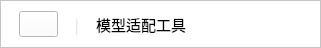
       <widget class="QFrame" name="title">
        <property name="enabled">
         <bool>true</bool>
        </property>
        <property name="minimumSize">
         <size>
          <width>0</width>
          <height>48</height>
         </size>
        </property>
        <property name="maximumSize">
         <size>
          <width>16777215</width>
          <height>48</height>
         </size>
        </property>
        <property name="font">
         <font>
          <family>HarmonyOS Sans SC Medium</family>
          <weight>50</weight>
          <bold>false</bold>
         </font>
        </property>
        <property name="mouseTracking">
         <bool>true</bool>
        </property>
        <property name="styleSheet">
         <string notr="true">background-color: rgb(255, 255, 255);
</string>
        </property>
        <property name="frameShape">
         <enum>QFrame::StyledPanel</enum>
        </property>
        <property name="frameShadow">
         <enum>QFrame::Raised</enum>
        </property>
        <layout class="QHBoxLayout" name="horizontalLayout_7">
         <property name="leftMargin">
          <number>18</number>
         </property>
         <property name="topMargin">
          <number>0</number>
         </property>
         <property name="rightMargin">
          <number>0</number>
         </property>
         <property name="bottomMargin">
          <number>0</number>
         </property>
         <item>
          <widget class="QPushButton" name="title_button_2">
           <property name="enabled">
            <bool>true</bool>
           </property>
           <property name="sizePolicy">
            <sizepolicy hsizetype="Fixed" vsizetype="Fixed">
             <horstretch>0</horstretch>
             <verstretch>0</verstretch>
            </sizepolicy>
           </property>
           <property name="minimumSize">
            <size>
             <width>0</width>
             <height>0</height>
            </size>
           </property>
           <property name="sizeIncrement">
            <size>
             <width>0</width>
             <height>0</height>
            </size>
           </property>
           <property name="font">
            <font>
             <family>HarmonyOS Sans SC Medium</family>
             <pointsize>10</pointsize>
             <weight>50</weight>
             <bold>false</bold>
            </font>
           </property>
           <property name="mouseTracking">
            <bool>true</bool>
           </property>
           <property name="styleSheet">
            <string notr="true"/>
           </property>
           <property name="text">
            <string/>
           </property>
           <property name="icon">
            <iconset resource="image.qrc">
             <normaloff>:/icon/image/flow/编组.svg</normaloff>:/icon/image/flow/编组.svg</iconset>
           </property>
           <property name="iconSize">
            <size>
             <width>100</width>
             <height>24</height>
            </size>
           </property>
          </widget>
         </item>
         <item>
          <widget class="QLabel" name="title_label_2">
           <property name="enabled">
            <bool>false</bool>
           </property>
           <property name="sizePolicy">
            <sizepolicy hsizetype="Fixed" vsizetype="Preferred">
             <horstretch>0</horstretch>
             <verstretch>0</verstretch>
            </sizepolicy>
           </property>
           <property name="minimumSize">
            <size>
             <width>0</width>
             <height>0</height>
            </size>
           </property>
           <property name="maximumSize">
            <size>
             <width>16777215</width>
             <height>16777215</height>
            </size>
           </property>
           <property name="font">
            <font>
             <family>HarmonyOS Sans SC Light</family>
             <pointsize>12</pointsize>
             <weight>50</weight>
             <bold>false</bold>
            </font>
           </property>
           <property name="mouseTracking">
            <bool>true</bool>
           </property>
           <property name="styleSheet">
            <string notr="true">color: #DFE5EF;
background:rgba(0,0,0,0);</string>
           </property>
           <property name="text">
            <string>  |  </string>
           </property>
           <property name="alignment">
            <set>Qt::AlignLeading|Qt::AlignLeft|Qt::AlignVCenter</set>
           </property>
          </widget>
         </item>
         <item>
          <widget class="QLabel" name="title_label">
           <property name="enabled">
            <bool>false</bool>
           </property>
           <property name="sizePolicy">
            <sizepolicy hsizetype="Fixed" vsizetype="Preferred">
             <horstretch>0</horstretch>
             <verstretch>0</verstretch>
            </sizepolicy>
           </property>
           <property name="minimumSize">
            <size>
             <width>0</width>
             <height>0</height>
            </size>
           </property>
           <property name="maximumSize">
            <size>
             <width>16777215</width>
             <height>16777215</height>
            </size>
           </property>
           <property name="font">
            <font>
             <family>HarmonyOS Sans SC Medium</family>
             <pointsize>11</pointsize>
             <weight>50</weight>
             <bold>false</bold>
            </font>
           </property>
           <property name="mouseTracking">
            <bool>true</bool>
           </property>
           <property name="styleSheet">
            <string notr="true">color: #000000;
background:rgba(0,0,0,0);</string>
           </property>
           <property name="text">
            <string>模型适配工具</string>
           </property>
           <property name="alignment">
            <set>Qt::AlignLeading|Qt::AlignLeft|Qt::AlignVCenter</set>
           </property>
          </widget>
         </item>
         <item>
          <widget class="QPushButton" name="help">
           <property name="sizePolicy">
            <sizepolicy hsizetype="Maximum" vsizetype="Maximum">
             <horstretch>0</horstretch>
             <verstretch>0</verstretch>
            </sizepolicy>
           </property>
           <property name="minimumSize">
            <size>
             <width>0</width>
             <height>0</height>
            </size>
           </property>
           <property name="maximumSize">
            <size>
             <width>16777215</width>
             <height>16777215</height>
            </size>
           </property>
           <property name="font">
            <font>
             <pointsize>10</pointsize>
             <weight>75</weight>
             <bold>true</bold>
            </font>
           </property>
           <property name="cursor">
            <cursorShape>PointingHandCursor</cursorShape>
           </property>
           <property name="mouseTracking">
            <bool>true</bool>
           </property>
           <property name="styleSheet">
            <string notr="true">QPushButton{
border-style:none;
}</string>
           </property>
           <property name="text">
            <string/>
           </property>
           <property name="icon">
            <iconset resource="image.qrc">
             <normaloff>:/icon/help.svg</normaloff>:/icon/help.svg</iconset>
           </property>
           <property name="iconSize">
            <size>
             <width>16</width>
             <height>16</height>
            </size>
           </property>
          </widget>
         </item>
         <item>
          <widget class="QLabel" name="title_label_3">
           <property name="enabled">
            <bool>false</bool>
           </property>
           <property name="sizePolicy">
            <sizepolicy hsizetype="Preferred" vsizetype="Preferred">
             <horstretch>0</horstretch>
             <verstretch>0</verstretch>
            </sizepolicy>
           </property>
           <property name="minimumSize">
            <size>
             <width>0</width>
             <height>0</height>
            </size>
           </property>
           <property name="maximumSize">
            <size>
             <width>16777215</width>
             <height>16777215</height>
            </size>
           </property>
           <property name="font">
            <font>
             <family>HarmonyOS Sans SC Medium</family>
             <pointsize>11</pointsize>
             <weight>50</weight>
             <bold>false</bold>
            </font>
           </property>
           <property name="mouseTracking">
            <bool>true</bool>
           </property>
           <property name="styleSheet">
            <string notr="true">color: #000000;
background:rgba(0,0,0,0);</string>
           </property>
           <property name="text">
            <string/>
           </property>
           <property name="alignment">
            <set>Qt::AlignLeading|Qt::AlignLeft|Qt::AlignVCenter</set>
           </property>
          </widget>
         </item>
         <item>
          <widget class="QFrame" name="frame_10">
           <property name="minimumSize">
            <size>
             <width>72</width>
             <height>32</height>
            </size>
           </property>
           <property name="maximumSize">
            <size>
             <width>72</width>
             <height>32</height>
            </size>
           </property>
           <property name="font">
            <font>
             <family>Algerian</family>
            </font>
           </property>
           <property name="mouseTracking">
            <bool>true</bool>
           </property>
           <property name="styleSheet">
            <string notr="true">border:none;
background-color:rgba(0,0,0,0);
border-top-left-radius: 0px;
border-top-right-radius: 0px;
border-bottom-right-radius: 0px;
border-bottom-left-radius: 0px;</string>
           </property>
           <property name="frameShape">
            <enum>QFrame::StyledPanel</enum>
           </property>
           <property name="frameShadow">
            <enum>QFrame::Raised</enum>
           </property>
           <layout class="QHBoxLayout" name="horizontalLayout_8">
            <property name="spacing">
             <number>0</number>
            </property>
            <property name="leftMargin">
             <number>0</number>
            </property>
            <property name="topMargin">
             <number>0</number>
            </property>
            <property name="rightMargin">
             <number>12</number>
            </property>
            <property name="bottomMargin">
             <number>0</number>
            </property>
            <item>
             <widget class="QPushButton" name="hide_button">
              <property name="sizePolicy">
               <sizepolicy hsizetype="Fixed" vsizetype="Expanding">
                <horstretch>0</horstretch>
                <verstretch>0</verstretch>
               </sizepolicy>
              </property>
              <property name="minimumSize">
               <size>
                <width>0</width>
                <height>0</height>
               </size>
              </property>
              <property name="maximumSize">
               <size>
                <width>16777215</width>
                <height>16777215</height>
               </size>
              </property>
              <property name="font">
               <font>
                <pointsize>10</pointsize>
                <weight>75</weight>
                <bold>true</bold>
               </font>
              </property>
              <property name="mouseTracking">
               <bool>true</bool>
              </property>
              <property name="styleSheet">
               <string notr="true">QPushButton{
border-style:none;
background-image: url(:/icon/image/hide.svg);
background-position: center;
background-repeat: norepeat;	
}
QPushButton:hover{
	background-color: #DFE5EF;
background-image: url(:/icon/image/hide_hover.svg);
background-repeat: norepeat;
background-position: center;
}
QPushButton:pressed{
	background-color: #C3CEDF;
	color:#8D98AA;
}</string>
              </property>
              <property name="text">
               <string/>
              </property>
              <property name="iconSize">
               <size>
                <width>16</width>
                <height>16</height>
               </size>
              </property>
             </widget>
            </item>
            <item>
             <widget class="QPushButton" name="close_button">
              <property name="sizePolicy">
               <sizepolicy hsizetype="Fixed" vsizetype="Expanding">
                <horstretch>0</horstretch>
                <verstretch>0</verstretch>
               </sizepolicy>
              </property>
              <property name="minimumSize">
               <size>
                <width>0</width>
                <height>0</height>
               </size>
              </property>
              <property name="maximumSize">
               <size>
                <width>16777215</width>
                <height>16777215</height>
               </size>
              </property>
              <property name="font">
               <font>
                <pointsize>10</pointsize>
                <weight>75</weight>
                <bold>true</bold>
               </font>
              </property>
              <property name="mouseTracking">
               <bool>true</bool>
              </property>
              <property name="styleSheet">
               <string notr="true">QPushButton{
border-style:none;
background-image: url(:/icon/image/close.svg);
background-position: center;
background-repeat: norepeat;
}
QPushButton:hover{
	background-color: #DFE5EF;
	background-image: url(:/icon/image/close_hover.svg);
	background-position: center;
	background-repeat: norepeat;
}
QPushButton:pressed{
	background-color: #C3CEDF;
	color:#8D98AA;
}</string>
              </property>
              <property name="text">
               <string/>
              </property>
              <property name="iconSize">
               <size>
                <width>16</width>
                <height>16</height>
               </size>
              </property>
             </widget>
            </item>
           </layout>
          </widget>
         </item>
        </layout>
       </widget>
